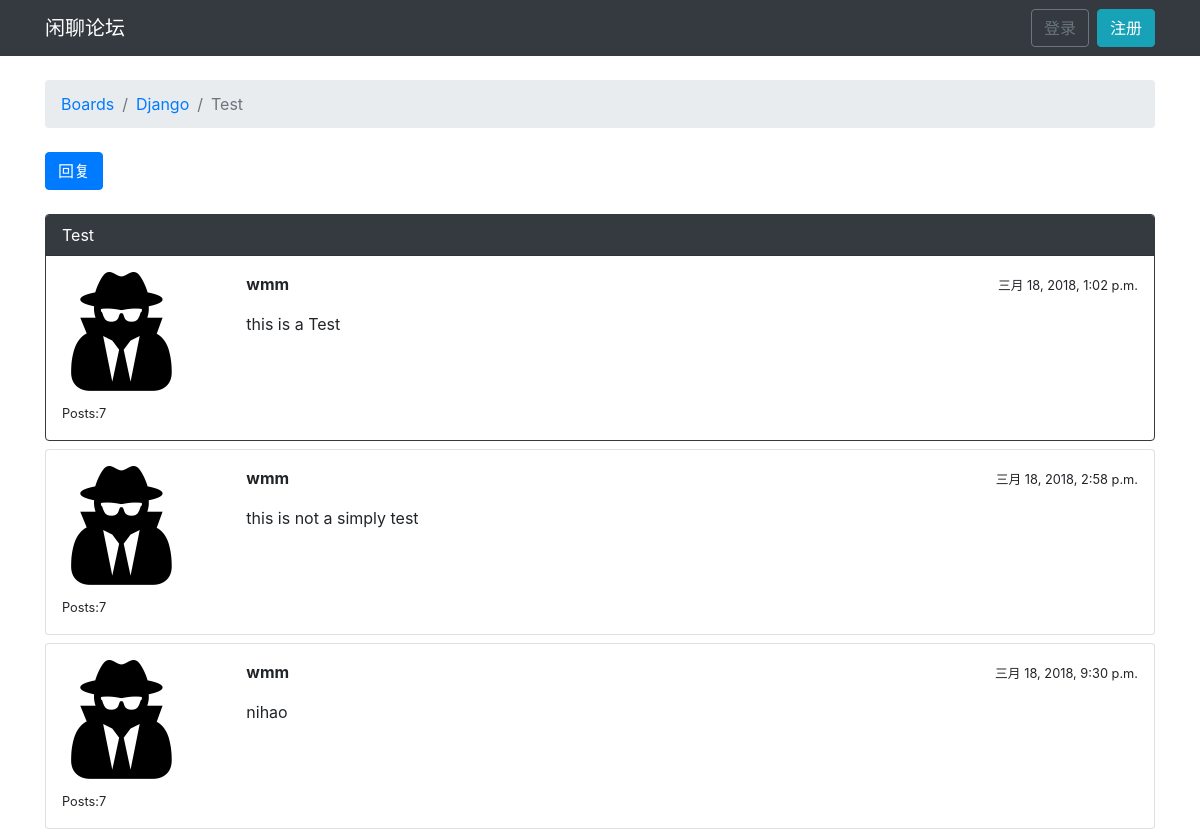
The app's page /boards/1/topics/4/ with its own data.
### Board/models.py (models this page shows, shortened)
class Topic(models.Model):
    subject = models.CharField(max_length=200)
    last_update = models.DateTimeField(auto_now_add=True)
    board = models.ForeignKey(Board, on_delete=models.CASCADE, related_name='topics')
    starter = models.ForeignKey(User, on_delete=models.CASCADE, related_name='topics')
    views = models.PositiveIntegerField(default=0)  # ???

class Board(models.Model):
    name = models.CharField(max_length=32, unique=True)
    description = models.CharField(max_length=100)

class Post(models.Model):
    message = models.TextField()
    created_at = models.DateTimeField(auto_now_add=True)
    updated_at = models.DateTimeField(null=True)
    topic = models.ForeignKey(Topic, related_name='posts',on_delete=models.CASCADE)
    created_by = models.ForeignKey(User, related_name='posts', on_delete=models.CASCADE)
    updated_by = models.ForeignKey(User, null=True, related_name='+', on_delete=models.CASCADE)

### Board/views.py (the view)
# urls.py: path('boards/<int:pk>/topics/<int:topic_pk>/', views.topic_posts, name='topic_posts'),
def topic_posts(req, pk, topic_pk):
    topic = get_object_or_404(Topic, board__pk=pk, pk=topic_pk)
    topic.views += 1
    topic.save()
    return render(req, 'topic_posts.html', {'topic': topic})

### templates/topic_posts.html (shortened to what this page needs)
{% extends 'base.html' %}
{% load static %}
{% block breadcrumb %}
    <li class="breadcrumb-item"><a href="{% url 'home' %}">Boards</a></li>
    <li class="breadcrumb-item"><a href="{% url 'board_topics' topic.board.pk %}">{{ topic.board.name }}</a></li>
    <li class="breadcrumb-item active">{{ topic.subject }}</li>
{% endblock %}
{% block content %}
    <div class="mb-4">
        <a href="{% url 'reply_topic' topic.board.pk topic.pk %}" class="btn btn-primary">回复</a>
    </div>
    {% for post in topic.posts.all %}
        <div class="card mb-2 {% if forloop.first %}border-dark{% endif %}">
            {% if forloop.first %}
                <div class="card-header text-white bg-dark py-2 px-3">{{ topic.subject }}</div>
            {% endif %}
            <div class="card-body p-3">
                <div class="row">
                    <div class="col-2">
                        <img src="{% static 'img/user.png' %}" alt="{{ post.created_by.username }}">
                        <small>Posts:{{ post.created_by.posts.count }}</small>
                    </div>
                    <div class="col-10">
                        <div class="row mb-3">
                            <div class="col-6">
                                <strong class="test-muted">{{ post.created_by.username }}</strong>
                            </div>
                            <div class="col-6 text-right">
                                <small class="test-muted">{{ post.created_at }}</small>
                            </div>
                        </div>
                        {{ post.message }}
                    </div>
                </div>
            </div>
        </div>
    {% endfor %}
{% endblock %}

### records on screen
Topic: board.name "Django", subject "Test"
Post: created_by.posts.count "7", created_by.username "wmm", created_at "三月 18, 2018, 1:02 p.m.", message "this is a Test"
Post: created_by.posts.count "7", created_by.username "wmm", created_at "三月 18, 2018, 2:58 p.m.", message "this is not a simply test"
Post: created_by.posts.count "7", created_by.username "wmm", created_at "三月 18, 2018, 9:30 p.m.", message "nihao"
